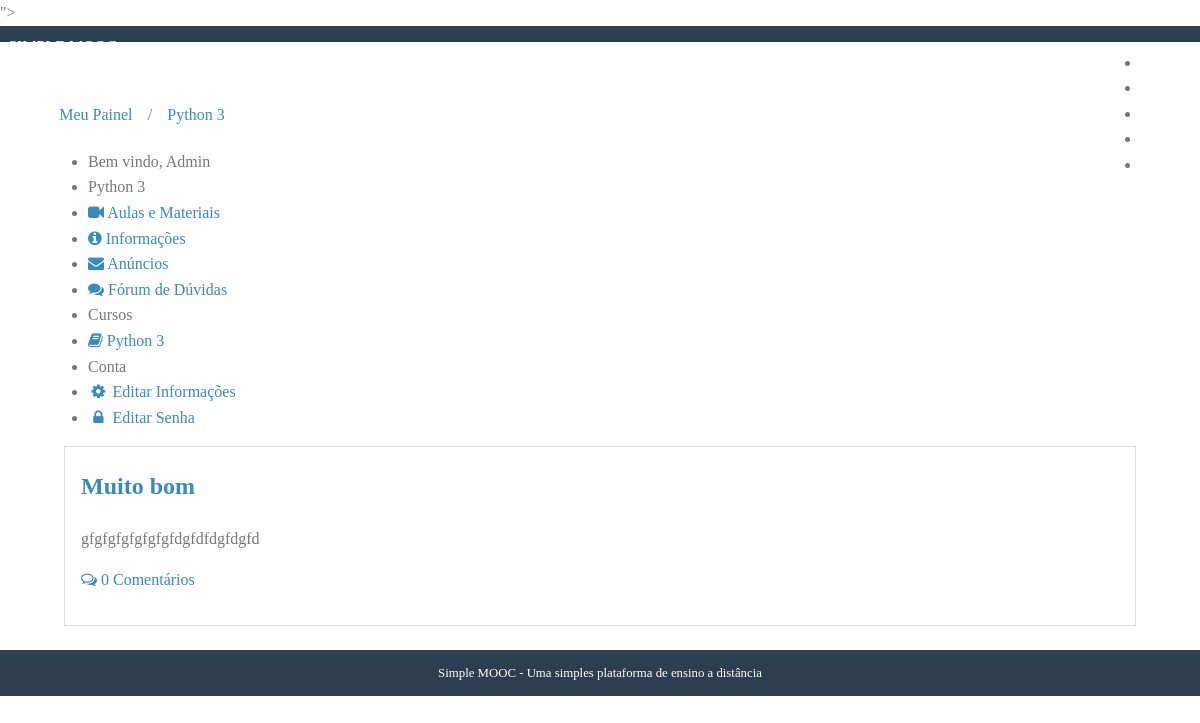
/cursos/anuncios/python-3/ (signed in), run on an earlier commit of the app's database.
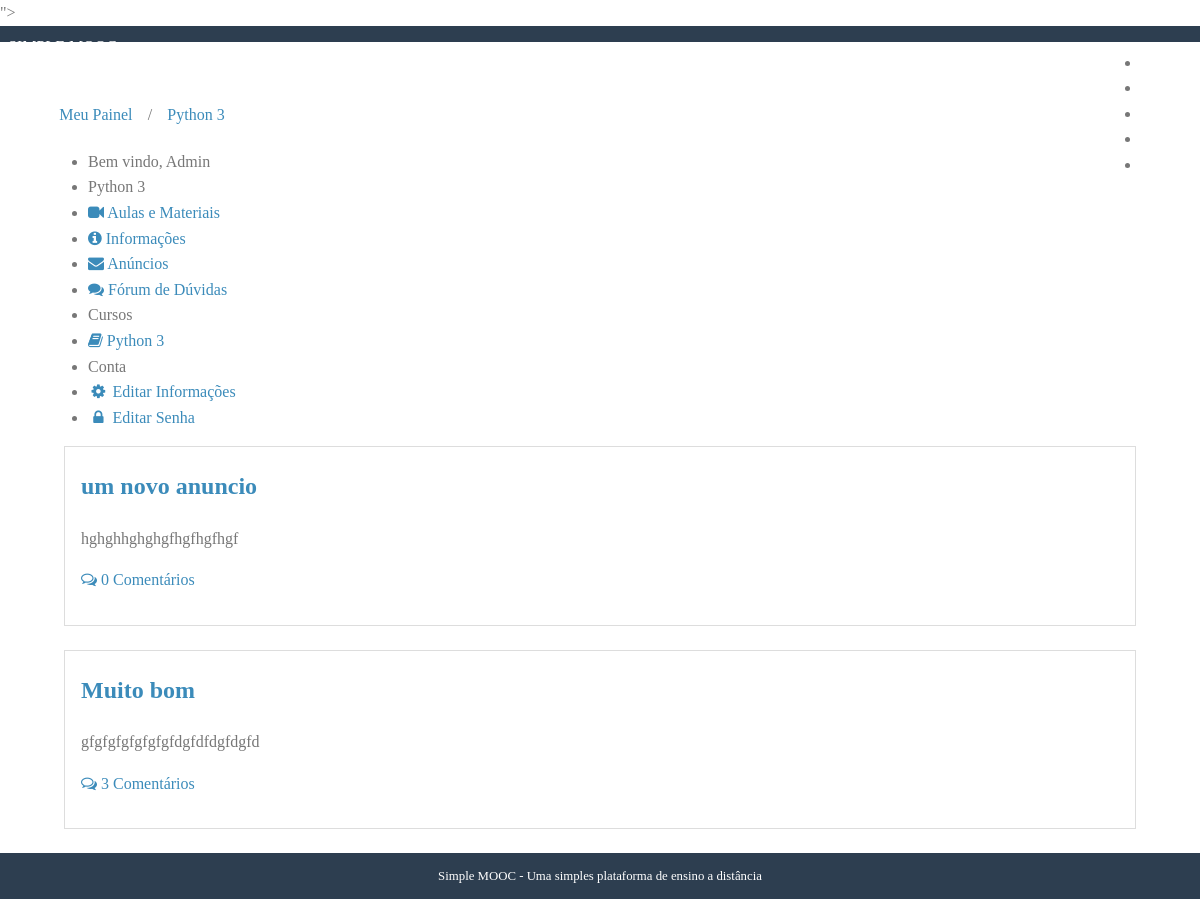
And on a later commit of the database.
### courses/models.py (models this page shows, shortened)
class Enrollment(models.Model):
    STATUS_CHOICES = (
        (0, 'Pendente'),
        (1, 'Aprovado'),
        (2, 'Cancelado'),
    )
    user = models.ForeignKey(
        settings.AUTH_USER_MODEL, verbose_name='Usuário', on_delete=models.CASCADE,
        related_name='enrollments'
    )
    course = models.ForeignKey(
        Course, verbose_name='Curso', related_name='enrollments', on_delete=models.CASCADE,
    )
    status = models.IntegerField(
        'Situação', choices=STATUS_CHOICES, default=1, blank=True
    )
    created_at = models.DateTimeField('Criado em', auto_now_add=True)
    updated_at = models.DateTimeField('Atualizado em', auto_now=True)
    class Meta:
        verbose_name = 'Inscrição'
        verbose_name_plural = 'Inscrições'
        unique_together = (('user', 'course'),)

class Course(models.Model):
    name = models.CharField('Nome: ', max_length=100)
    slug = models.SlugField('Chave: ')
    description = models.TextField('Descrição: ', blank=True)
    about = models.TextField('Sobre o Curso: ', blank=True)
    start_date = models.DateField(
        'Data de Início: ', null=True, blank=True)
    image = models.ImageField(
        upload_to='courses/images', verbose_name='Imagem',
        null=True, blank=True)
    created_at = models.DateTimeField(
        'Criado em: ', auto_now_add=True)
    updated_at = models.DateTimeField(
        'Atuazaliado em: ', auto_now=True)
    objects = CourseManager()
    def __str__(self):
        return self.name
    class Meta:
        verbose_name = 'Curso'
        verbose_name_plural = 'Cursos'
        ordering = ['name']

class Announcement(models.Model):
    course = models.ForeignKey(
        Course, verbose_name='Curso', related_name='announcements', on_delete=models.CASCADE
    )
    title = models.CharField('Título', max_length=100)
    content = models.TextField('Conteúdo')
    created_at = models.DateTimeField('Criado em', auto_now_add=True)
    updated_at = models.DateTimeField('Atualizado em', auto_now=True)
    class Meta:
        verbose_name = 'Anúncio'
        verbose_name_plural = 'Anúncios'
        ordering = ['-created_at']

### courses/decorators.py (the view, shortened to what this page needs)
    def _wrapper(request, *args, **kwargs):
        slug = kwargs['slug']
        course = get_object_or_404(Course, slug=slug)
        has_permission = request.user.is_staff
        if not has_permission:
            messages.error(request, message)
            return redirect('accounts_dashboard')
        request.course = course
        return view_func(request, *args, **kwargs)

### accounts/models.py (called while the page is built)
    def __str__(self):
        return self.name or self.username

### courses/templatetags/courses_tags.py (called while the page is built)
@register.simple_tag
def load_my_courses(user):
    return Enrollment.objects.filter(user=user)

### courses/views.py (called while the page is built)
@login_required
@enrollment_required
def announcements(request, slug):
    course = request.course
    template = 'courses/announcements.html'
    context = {
        'course': course,
        'announcements': course.announcements.all()
    }
    return render(request, template, context)

### courses/templates/courses/announcements.html
{% extends "courses/course_dashboard.html" %}
{% block dashboard_content %}
{% for announcement in announcements %}
<div class="well">
    <h2>
        <a href="{% url 'courses_show_announcement' course.slug announcement.pk %}">
            {{ announcement.title }}</a>
    </h2>
    {{ announcement.content|linebreaks }}
    <p>
        <a href="{% url 'courses_show_announcement' course.slug announcement.pk %}#comments">
        <i class="fa fa-comments-o"></i>
        {% with comments_count=announcement.comments.count %}
        {{ comments_count }}
        Comentário{{ comments_count|pluralize }}
        {% endwith %}
        </a>
    </p>
</div>
{% empty %}
<div class="well">
    <h2>Nenhum anúncio criado</h2>
</div>
{% endfor %}
{% endblock %}

### accounts/templates/accounts/dashboard.html (shortened to what this page needs)
{% extends "base.html" %}
{% load courses_tags %}
{% block container %}
{% load_my_courses user as enrollments %}
<div class="pure-g-r content-ribbon">
    <div class="pure-u-1">
        <ul class="breadcrumb">
            {% block breadcrumb %}
            <li><a href="{% url 'accounts_dashboard' %}">Meu Painel</a></li>
            {% endblock %}
        </ul>
    </div>
    <div class="pure-u-1-3">
        <div class="pure-menu pure-menu-open">
            <ul>
                <li class="pure-menu-heading">
                    Bem vindo, {{ user }}
                </li>
                {% block menu_options %}
                <li class="pure-menu-heading">Cursos</li>
                {% for enrollment in enrollments %}
                <li>
                    <a href="{% url 'courses_announcements' enrollment.course.slug %}">
                    <i class="fa fa-book"></i>
                    {{ enrollment.course }}
                    </a>
                </li>
                {% empty %}
                <li>Nenhum curso encontrado</li>
                {% endfor %}
                <li class="pure-menu-heading">Conta</li>
                <li><a href="{% url 'accounts_edit' %}">
                    <i class="fa fa-cog fa-spin fa-1x fa-fw"></i>
                    Editar Informações</a></li>
                <li><a href="{% url 'accounts_edit_password' %}">
                     <i class="fa fa-lock fa-fw"></i>
                    Editar Senha</a></li>
                {% endblock %}
                </ul>
        </div>
    </div>
    <div class="pure-u-2-3">
        <div class="inner">
            {% block dashboard_content %}{% endblock %}
        </div>
    </div>
</div>
{% endblock %}

What changed in the data, as far as the page shows it:
added Announcement: title "um novo anuncio", content "hghghhghghgfhgfhgfhgf", comments.count "0"
computed for Announcement "Muito bom": comments.count "0" → "3"
